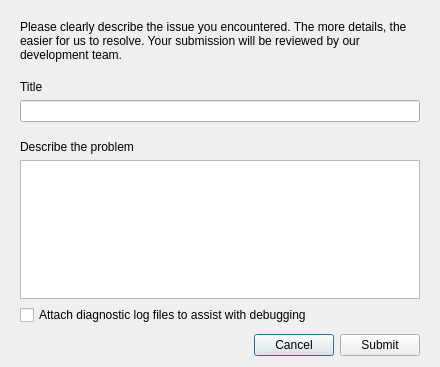
<?xml version="1.0" encoding="UTF-8"?>
<ui version="4.0">
 <class>BugReportDialog</class>
 <widget class="QDialog" name="BugReportDialog">
  <property name="geometry">
   <rect>
    <x>0</x>
    <y>0</y>
    <width>440</width>
    <height>367</height>
   </rect>
  </property>
  <property name="minimumSize">
   <size>
    <width>440</width>
    <height>367</height>
   </size>
  </property>
  <property name="maximumSize">
   <size>
    <width>440</width>
    <height>367</height>
   </size>
  </property>
  <property name="windowTitle">
   <string>Bug report</string>
  </property>
  <layout class="QVBoxLayout" name="verticalLayout_4">
   <property name="spacing">
    <number>0</number>
   </property>
   <item>
    <widget class="QWidget" name="wHeaderBug" native="true">
     <layout class="QVBoxLayout" name="verticalLayout_3">
      <item>
       <widget class="QLabel" name="lDescInfoBug">
        <property name="text">
         <string>Please clearly describe the issue you encountered. The more details, the easier for us to resolve. Your submission will be reviewed by our development team.</string>
        </property>
        <property name="wordWrap">
         <bool>true</bool>
        </property>
       </widget>
      </item>
     </layout>
    </widget>
   </item>
   <item>
    <widget class="QWidget" name="wTitleBug" native="true">
     <layout class="QVBoxLayout" name="verticalLayout_2">
      <item>
       <widget class="QLabel" name="lTitle">
        <property name="text">
         <string>Title</string>
        </property>
       </widget>
      </item>
      <item>
       <widget class="QLineEdit" name="leTitleBug"/>
      </item>
     </layout>
    </widget>
   </item>
   <item>
    <widget class="QWidget" name="wDescribeBug" native="true">
     <layout class="QVBoxLayout" name="verticalLayout">
      <item>
       <widget class="QLabel" name="lDescribeBug">
        <property name="text">
         <string>Describe the problem</string>
        </property>
       </widget>
      </item>
      <item>
       <widget class="QTextEdit" name="teDescribeBug"/>
      </item>
      <item>
       <widget class="QCheckBox" name="cbAttachLogs">
        <property name="text">
         <string>Attach diagnostic log files to assist with debugging</string>
        </property>
       </widget>
      </item>
     </layout>
    </widget>
   </item>
   <item>
    <widget class="QWidget" name="wButtons" native="true">
     <layout class="QHBoxLayout" name="horizontalLayout">
      <property name="topMargin">
       <number>0</number>
      </property>
      <property name="bottomMargin">
       <number>0</number>
      </property>
      <item>
       <spacer name="horizontalSpacer">
        <property name="orientation">
         <enum>Qt::Horizontal</enum>
        </property>
        <property name="sizeHint" stdset="0">
         <size>
          <width>219</width>
          <height>20</height>
         </size>
        </property>
       </spacer>
      </item>
      <item>
       <widget class="QPushButton" name="bCancel">
        <property name="text">
         <string>Cancel</string>
        </property>
       </widget>
      </item>
      <item>
       <widget class="QPushButton" name="bSubmit">
        <property name="text">
         <string>Submit</string>
        </property>
       </widget>
      </item>
     </layout>
    </widget>
   </item>
  </layout>
 </widget>
 <resources/>
 <connections/>
</ui>
